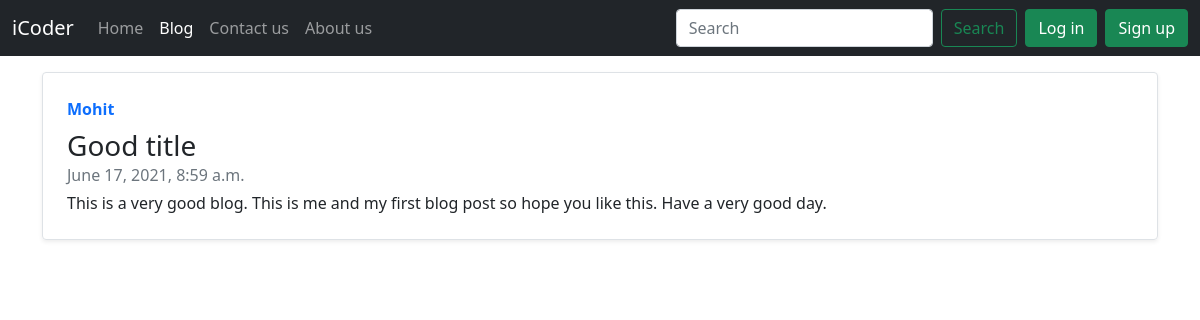
Page /blog/1/ on the committed database.
### blog/models.py (models this page shows, shortened)
class Post(models.Model):
    sno = models.AutoField(primary_key = True)
    title = models.CharField(max_length = 200)
    content = models.TextField()
    author = models.CharField(max_length = 100)
    timestamp = models.DateTimeField(blank = True)

### blog/views.py (the view)
# urls.py: path('<str:slug>/' , views.blogpost , name="blogpost")
def blogpost(request , slug):
    post = Post.objects.get(sno = int(slug))
    return render(request , 'blog/blogpost.html' , {'post':post})

### templates/blog/blogpost.html (shortened to what this page needs)
{% extends 'base.html' %}
{% block blogactive %}active{% endblock blogactive %}
{% block main %}
    <div class="container my-3">
  <div class="row g-0 border rounded overflow-hidden flex-md-row mb-4 shadow-sm h-md-250 position-relative">
    <div class="col p-4 d-flex flex-column position-static">
      <strong class="d-inline-block mb-2 text-primary">{{post.author}}</strong>
      <h3 class="mb-0">{{post.title}}</h3>
      <div class="mb-1 text-muted">{{post.timestamp}}</div>
      <p class="card-text mb-auto">{{post.content}}</p>
    </div>
  </div>
</div>
{% endblock main %}

### rows in the picture
Post: author "Mohit", title "Good title", timestamp "June 17, 2021, 8:59 a.m.", content "This is a very good blog. This is me and my first blog post so hope you like this. Have a very good day."
